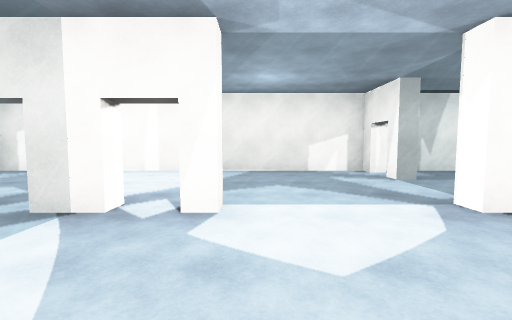
[1] (above)

19 first-person views from a walk through a Unity game level. The camera is 1.4 m above the floor, tilts 4° down and sees 90° across. The floor is counted in squares, 2 m on a side. Each view is taken from the middle of a square. On the plan, view 1 faces up. The plan holds only what a view shows up to about 9 squares ahead; the rest is blank. The place goes on beyond the plan. The player character is not drawn. Surface patterns are stand-ins for the level's own textures.

[2]
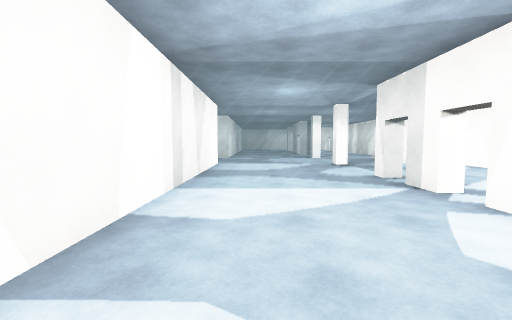

[3]
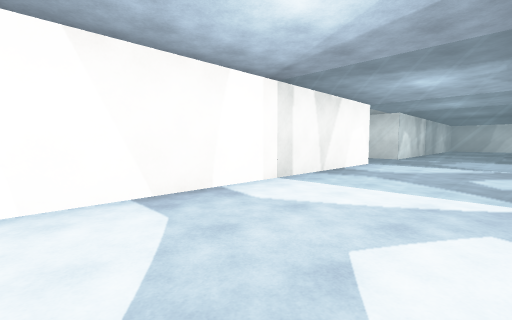

[4]
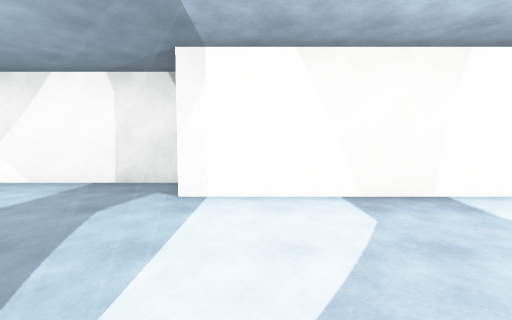

[5]
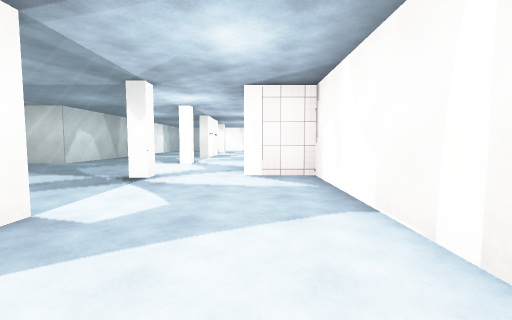

[6]
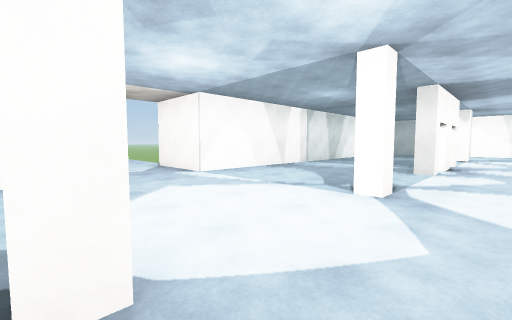

[7]
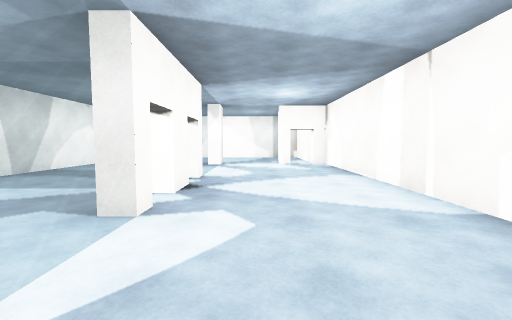

[8]
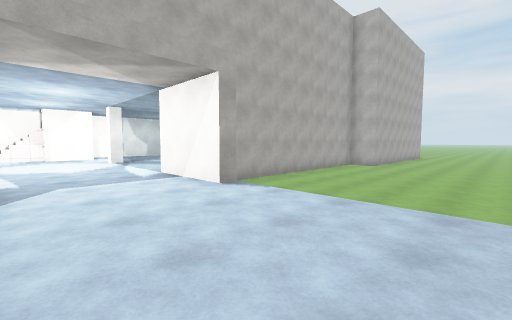

[9]
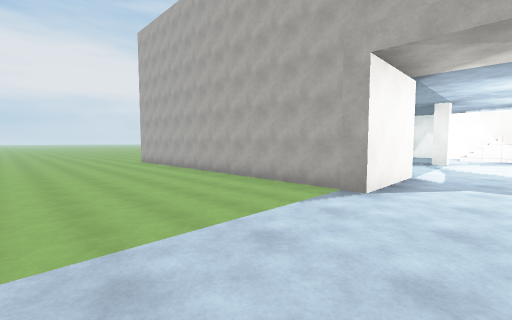

[10]
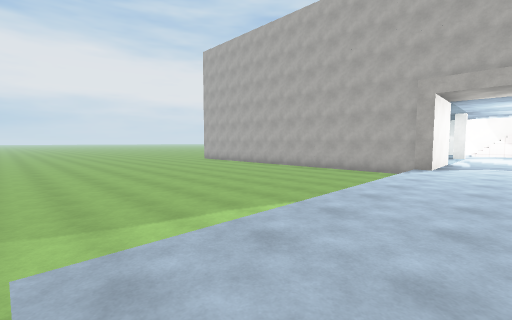

[11]
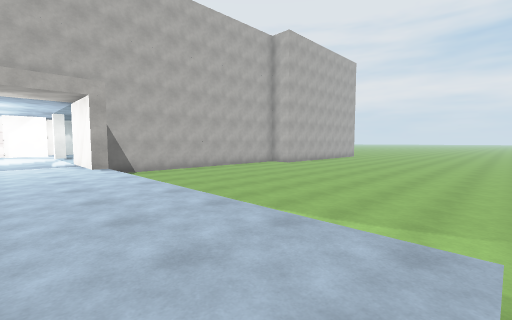

[12]
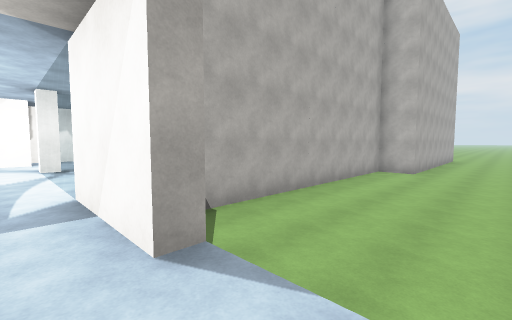

[13]
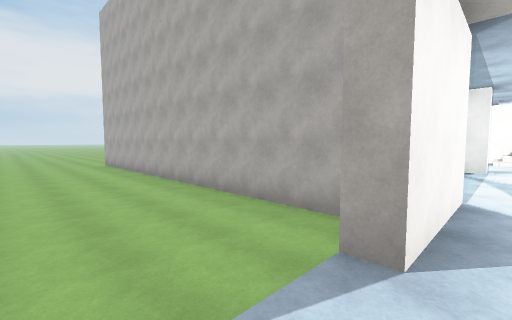

[14]
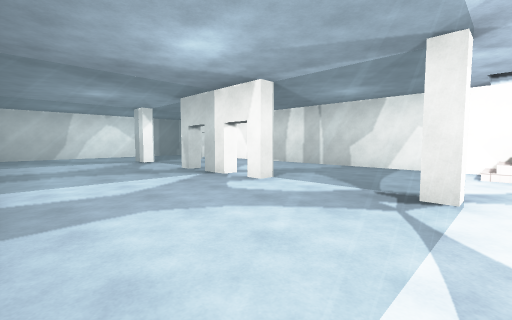

[15]
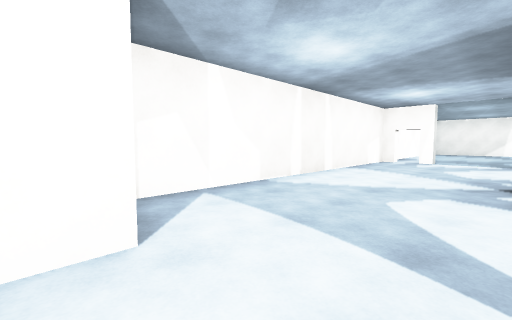

[16]
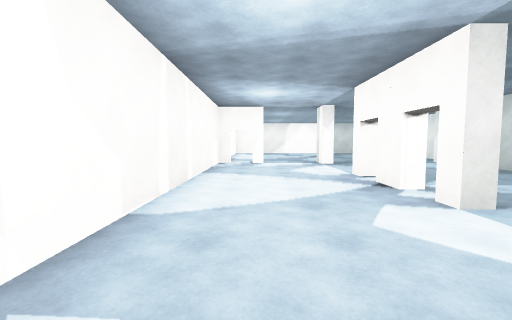

[17]
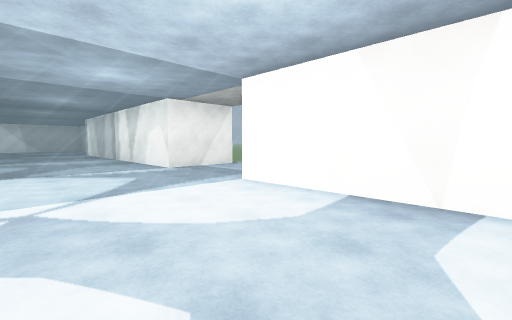

[18]
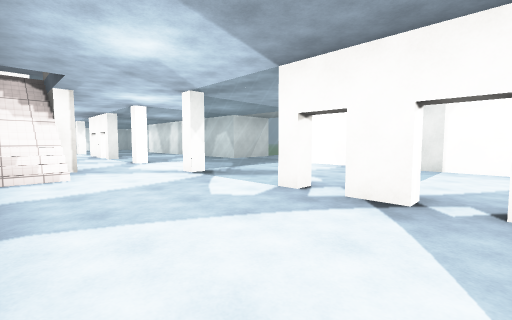

[19]
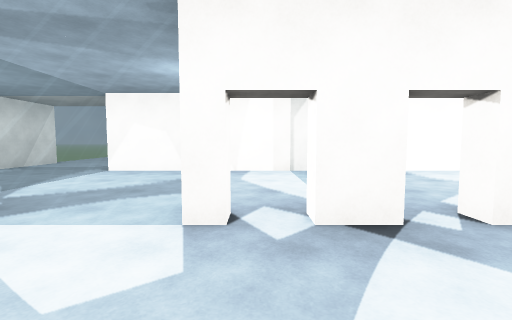

### Floor plan
Key: @ floor where view 1 was taken; # wall or solid block; x gap in a wall; . floor; = window, fence, low wall or low ledge; ^ raised ledge; v drop or lower ground.
Columns run from 19 left of view 1 to 5 right of it. Each row starts with its distance up from view 1.
  7  #########   #########
  6 x.........^##.........xvv
  5 x...........#.........x.
  4 #=....................=.
  3 #===#v.===#...==#v.====.
  2 #=. #=....=..=. #=....=
  1  =...=....=..=...=....=
  0  =...=....=..=...=.@..=.
 -1 v=vvv=...=...=vvv=...v=.
 -2 vvvvvv####...#vvvv###vv##
 -3 vvvvvvvvv#...#vvvvvvvvvv
 -4 vvvvvvvvvv....vvvvvvvvvvv
 -5 vvvvvvvvvv....vvvvvvvvvvv
 -6 vvvvvvvvvv....vvvvvvvvv
 -7 vvvvvvvvvv....vvvvvvvvv
 -8  vvvvvvvvv....vvvvvvvv
 -9 vvvvvvvvvv....vvvvvvvvv
-10 vvvvvvvvvv....vvvvvvvvvv
-11 vvvvvvvvvv....vvvvvvvvvv

Positions as (right, up) in squares from view 1, and headings:
1: (0, 0), facing up
2: (2, 0), facing left
3: (2, 2), facing down-left
4: (2, 2), facing down
5: (-1, 5), facing left
6: (-6, 4), facing down-left
7: (-10, 4), facing left
8: (-9, -7), facing up-right
9: (-8, -7), facing up-left
10: (-8, -11), facing up-left
11: (-8, -11), facing up-right
12: (-7, -5), facing up-right
13: (-9, -5), facing up-left
14: (-9, -1), facing up-left
15: (-7, 3), facing up-right
16: (-6, 5), facing right
17: (-13, 2), facing down-right
18: (-15, 6), facing down-right
19: (-13, 5), facing down
